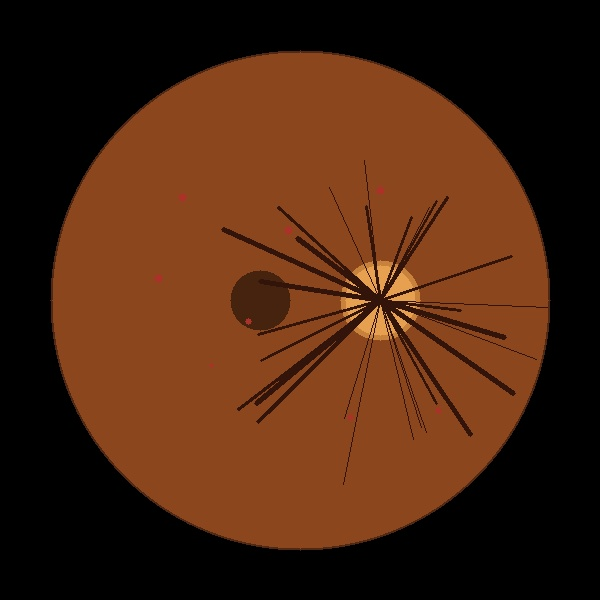
#> input picture sample_data/test_fundus.jpg, 600 x 600 px
$ python -i preprocessor.py   (imports and definitions only)
#> lines starting #> are read from the running program, lines starting #| are printed output that depends on the picture; after the words box and inside, x2 and y2 are one past the last pixel; in counts of white or black regions, pixels touching at a corner belong together
#> in preprocess_for_display, img is the input picture: shape (600, 600, 3); mean B, G, R 15.7, 36.9, 73
"""
OptiGemma — Image Preprocessor
Inspired by Bhimrazy + Tanwar-12 preprocessing pipelines.

Performs:
  1. Circular crop (remove black borders from fundus images)
  2. Gaussian blur (enhance vessel visibility)
  3. Ben Graham's color normalization
  4. Resize to model input size (64x64) AND display size (512x512)
"""
import cv2
import numpy as np
from config import IMG_SIZE, DISPLAY_SIZE


def circular_crop(img):
    """
    Crop the circular fundus region from the image, removing black borders.
    This is critical because fundus cameras produce circular images on
    rectangular sensors — the black border confuses the model.
    """
    gray = cv2.cvtColor(img, cv2.COLOR_BGR2GRAY)
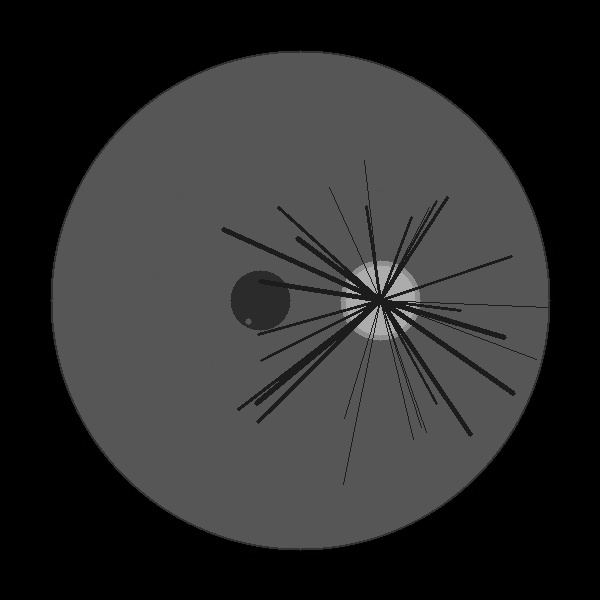
#> gray: shape (600, 600); min 0, max 178, mean 45.3
    # Threshold to find the bright fundus region
    _, thresh = cv2.threshold(gray, 15, 255, cv2.THRESH_BINARY)
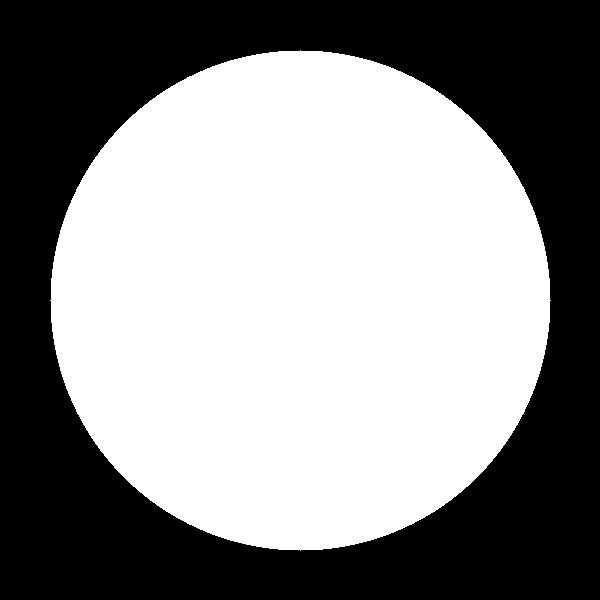
#> thresh: shape (600, 600); 54.5% white; 1 black region

    # Find the largest contour (the fundus circle)
    contours, _ = cv2.findContours(thresh, cv2.RETR_EXTERNAL, cv2.CHAIN_APPROX_SIMPLE)
#> contours = 1 contour; box (x1, y1, x2, y2) and area: (50, 50, 551, 551) 195614
    if not contours:
        return img  # Return original if no contour found

    largest = max(contours, key=cv2.contourArea)
#> largest = contour of 708 points, box (x1, y1, x2, y2) (50, 50, 551, 551), area 195614
    x, y, w, h = cv2.boundingRect(largest)
#> x = 50; y = 50; w = 501; h = 501

    # Add small padding
    pad = 10
    x = max(0, x - pad)
#> x = 40
    y = max(0, y - pad)
#> y = 40
    w = min(img.shape[1] - x, w + 2 * pad)
#> w = 521
    h = min(img.shape[0] - y, h + 2 * pad)
#> h = 521

    cropped = img[y:y + h, x:x + w]
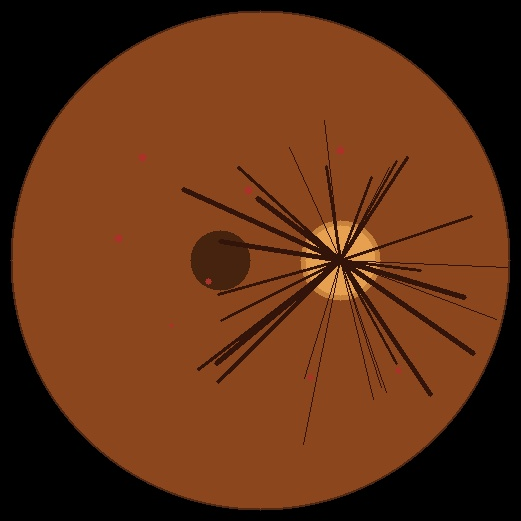
#> cropped: shape (521, 521, 3); mean B, G, R 20.8, 48.9, 96.9
    return cropped


# [48 lines left out: functions apply_gaussian_blur, preprocess_image, not called in this run]


def preprocess_for_display(image_path):
    """
    Preprocess image and return both the model-ready array
    and intermediate images for the dashboard display.

    Returns dict with:
        - model_input: (64, 64, 3) normalized array for CNN
        - original: (512, 512, 3) original resized for display
        - enhanced: (512, 512, 3) enhanced image for display
    """
    img = cv2.imread(image_path)
    if img is None:
        raise ValueError(f"Could not read image: {image_path}")

    cropped = circular_crop(img)
#> (the run stopped early here; a loop or call above may not have finished)
